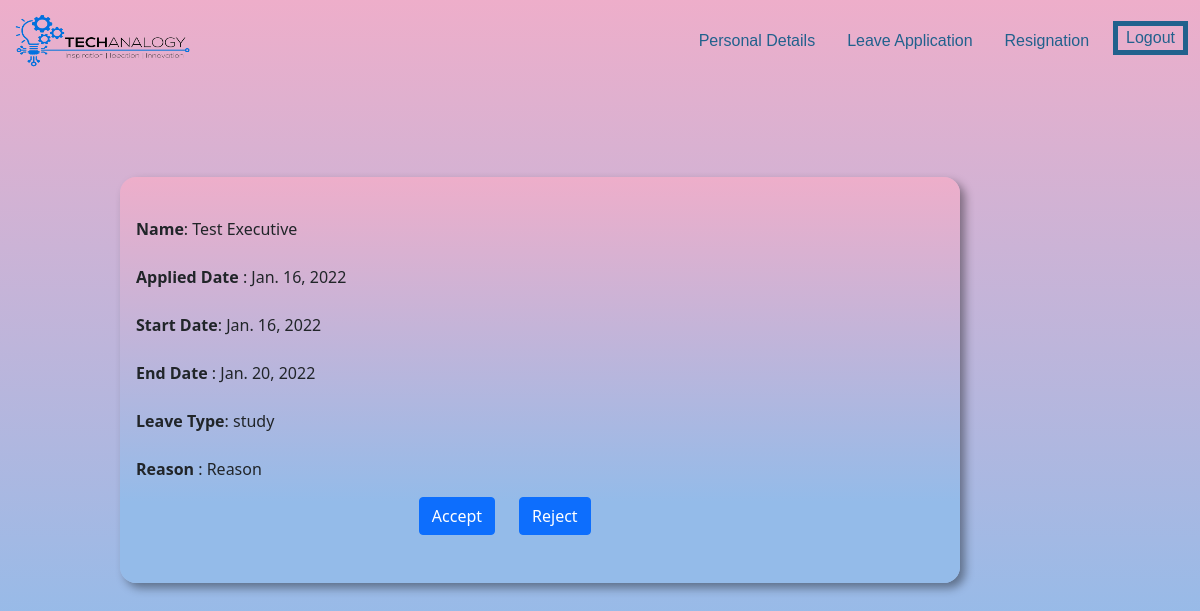
Page /leave/leave_request/ (signed in) on the earlier database version.
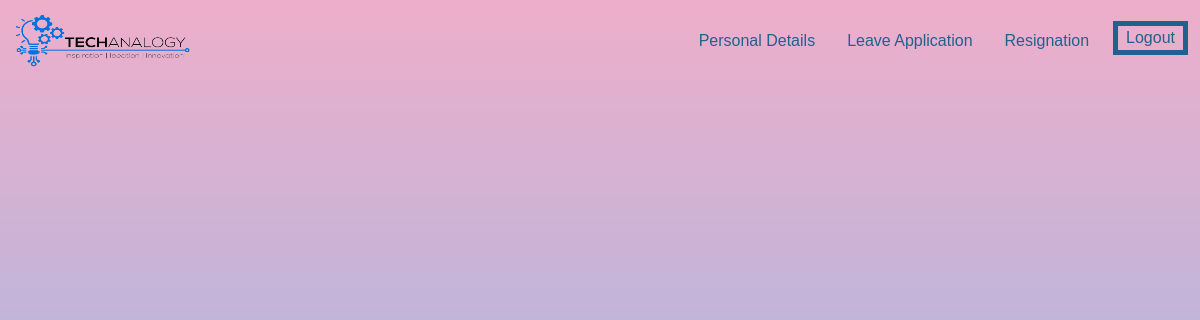
Same page on the later database version.
### leave/models.py (models this page shows, shortened)
class leave(models.Model):
    applied_date=models.DateField('applied_date',default=date.today)
    user=models.ForeignKey(User,on_delete=models.CASCADE)
    startdate = models.DateField('startdate', help_text='start data of employment', blank=False, null=True)
    enddate = models.DateField('enddate', help_text='end date of employment', blank=False, null=True)
    leavetype = models.CharField(choices=LEAVE_TYPE, max_length=25, default='sick', null=True, blank=False)
    reason = models.CharField('Reason', max_length=255, help_text='add additional information for leave', null=True, blank=True)
    status=models.CharField(choices=STATUS_TYPE, max_length=25,default='Pending')
    is_approved=models.BooleanField(default=False)
    department= models.CharField('department',max_length=30,default=None,null=True)

### Employee/models.py (models this page shows, shortened)
class Employee(models.Model):
    user = models.OneToOneField(User, on_delete=models.CASCADE)
    title = models.CharField(choices=Title, max_length=3, null=False, blank=False)
    gender = models.CharField(choices=Gender, max_length=6, null=False, blank=False)
    firstname = models.CharField('Firstname', max_length=125, null=False, blank=False)
    lastname = models.CharField('Lastname', max_length=125, null=False, blank=False)
    image = models.ImageField(default='default.jpg', upload_to='profile_pics')
    department = models.ManyToManyField(Department, verbose_name='Department')
    role = models.ManyToManyField(Role, verbose_name='Role')
    phoneNumberRegex = RegexValidator(regex = r"^\+?1?\d{8,15}$")
    phoneNumber = models.CharField(validators = [phoneNumberRegex], max_length = 16, unique = True, default='0123456789')
    email = models.EmailField(max_length=124, default='abc@gmail.com')
    startdate = models.DateField('Employment Date', help_text='date of employment', blank=False, null=True)
    employeetype = models.CharField(choices=Employment_Type, max_length=15, blank=False, null=True)
    employeeid = models.CharField('Employee ID Number', max_length=10, null=True, blank=True)
    created = models.DateTimeField(verbose_name='Created', auto_now_add=True, null=True)
    updated = models.DateTimeField(verbose_name='Updated', auto_now=True, null=True)
    def get_role(self):
        r=''
        for role in self.role.all():
            r=r+role.role_name
        return r
    def get_department(self):
        r=''
        for department in self.department.all():
            r=r+department.department_name
        return r
    def get_name(self):
        first_name=self.firstname
        last_name=self.lastname
        if not first_name:
            return last_name
        elif not last_name:
            return first_name
        else:
            full_name=first_name+' '+last_name
            return full_name

### leave/views.py (the view, shortened to what this page needs)
# urls.py: path('leave_request/', leave_views.LeaveRequest, name='leave_request'),
def LeaveRequest(request):
    leaves = leave.objects.all()
    pending_leaves = leave.objects.filter(status="Pending")
    dep_leaves = leaves.filter(department=request.user.employee.get_department())
    pending_dep_leaves=dep_leaves.filter(status="Pending")
    context = {
        "leaves": leaves,
        "pending_leaves": pending_leaves,
        "dep_leaves": pending_dep_leaves
    }
    return render(request,'Leave/LeaveRequest.html',context)

### templates/Leave/LeaveRequest.html (shortened to what this page needs)
{%  extends "Dashboard/Navbar.html" %}
{% block Style %}
    <link rel="stylesheet" type="text/css" href="/static/Css/LeaveRequest.css">
{% endblock %}
{% block content %}
{% if user.employee.get_role == "TechnicalHead" %}
{% for i in pending_leaves %}
  <div class="card">
    <div class="card-body">
      <p class="card-text"> <br> <strong>Name</strong>: {{i.user.employee.get_name}} <br><br>
          <strong>Department</strong> : {{i.department}} <br> <br>
          <strong>Applied Date</strong> : {{i.applied_date}} <br> <br>
        <strong>Start Date</strong>: {{i.startdate}} <br> <br> <strong> End Date </strong>: {{i.enddate}}<br> <br>
         <strong>Leave Type</strong>: {{i.leavetype}} <br> <br> <strong> Reason </strong>: {{i.reason}}
      </p>
        <div class="buttons">
        <form class="row g-6" action="{% url 'leave_request' %} " method="POST" >
            {% csrf_token %}
              <input type="hidden"  name="id" value="{{i.id}}">
            <div class="col-auto">
              <button type="submit"  name="accept"  class="btn btn-primary mb-3">Accept</button>
            </div>
            <div class="col-auto">
              <button type="submit"   name="reject"   class="btn btn-primary mb-3">Reject</button>
            </div>
          </form>
        </div>
    </div>
  </div>
{% endfor %}
{% else %}
{% for i in dep_leaves %}
{% if i.user.employee.get_role != "DomainHead" %}
  <div class="card">
    <div class="card-body">
      <p class="card-text"> <br> <strong>Name</strong>: {{i.user.employee.get_name}} <br><br>
          <strong>Applied Date</strong> : {{i.applied_date}} <br> <br>
        <strong>Start Date</strong>: {{i.startdate}} <br> <br> <strong> End Date </strong>: {{i.enddate}}<br> <br>
         <strong>Leave Type</strong>: {{i.leavetype}} <br> <br> <strong> Reason </strong>: {{i.reason}}
      </p>
        <div class="buttons">
        <form class="row g-6" action="{% url 'leave_request' %} " method="POST" >
            <div class="col-auto">
              <button type="submit"  name="accept"  class="btn btn-primary mb-3">Accept</button>
            </div>
            <div class="col-auto">
              <button type="submit"   name="reject"   class="btn btn-primary mb-3">Reject</button>
            </div>
          </form>
        </div>
    </div>
  </div>
{% endif %}
{% endfor %}
{% endif %}
{% endblock %}

Differences in the rows shown:
removed leave: user.employee.get_name "Test Executive", applied_date "Jan. 16, 2022", startdate "Jan. 16, 2022", enddate "Jan. 20, 2022", leavetype "study", reason "Reason"
